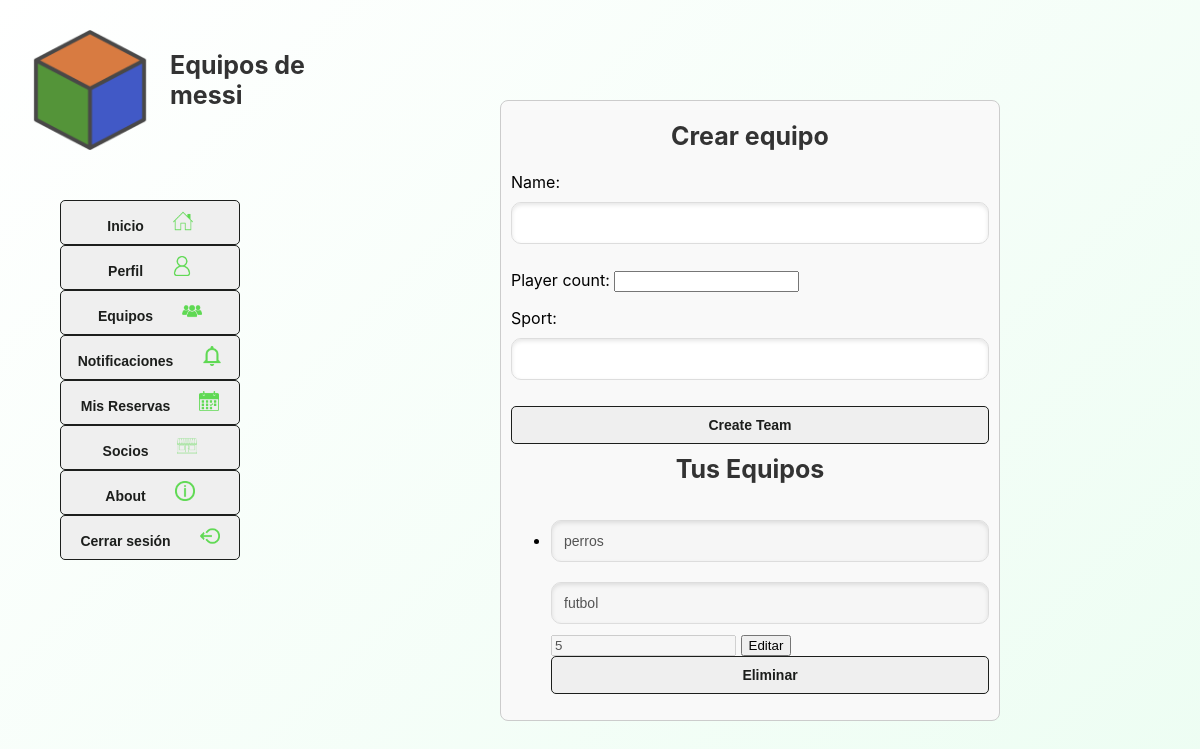
Page /teams/ (signed in) on the committed database.
### users/models.py (models this page shows, shortened)
class User(AbstractBaseUser, PermissionsMixin):
    email = models.EmailField(unique=True)
    is_active = models.BooleanField(default=True)
    is_staff = models.BooleanField(default=False)
    """Avoid multiple users models creations for each role, simplyfing code mantenance differentiating
    users behavior and autorization."""
    ROLES = (
        ("Customer", "Customer"),
        ("Provider", "Provider"),
    )
    email = models.EmailField(unique=True, max_length=255, verbose_name="email")
    username = models.CharField(unique=True, max_length=150, verbose_name="username")
    password = models.CharField(max_length=128, verbose_name="password")
    first_name = models.CharField(max_length=50, verbose_name="first name")
    last_name = models.CharField(max_length=50, verbose_name="last name")
    birthdate = models.DateField(blank=True, null=True, verbose_name="birthdate")
    country = models.CharField(max_length=50, blank=True, null=True)
    city = models.CharField(max_length=50, verbose_name="city")
    postal_code = models.CharField(max_length=20, blank=True, null=True, verbose_name="postal code")
    address = models.TextField(blank=True, null=True, verbose_name="address")
    phone_number = models.CharField(max_length=15, blank=True, null=True, verbose_name="phone number")
    role = models.CharField(max_length=10, choices=ROLES, default="Customer")
    created_at = models.DateTimeField(default=now)
    updated_at = models.DateTimeField(auto_now=True)
    deleted_at = models.DateTimeField(blank=True, null=True)
    is_active = models.BooleanField(default=True)
    is_staff = models.BooleanField(default=False)
    is_superuser = models.BooleanField(default=False)
    objects = UserManager()
    USERNAME_FIELD = "username"
    REQUIRED_FIELDS = ["email", "first_name", "last_name"]

class Team(models.Model):
    user = models.ForeignKey(User, on_delete=models.CASCADE)
    name = models.CharField(max_length=255)
    sport = models.CharField(max_length=100)
    player_count = models.PositiveIntegerField()

### users/views.py (the view, shortened to what this page needs)
# urls.py: path('teams/', TeamTemplateView.as_view(), name='teams'),
class TeamTemplateView(View):
    template_name = 'teams.html'
    def get(self, request):
        teams = Team.objects.filter(user=request.user)
        form = TeamForm()
        return render(request, self.template_name, {'teams': teams, 'form': form})

### users/forms.py
class TeamForm(forms.ModelForm):
    team_id = forms.CharField(widget=forms.HiddenInput(), required=False)
    class Meta:
        model = Team
        fields = ['name', 'player_count', 'sport',]

### users/templates/teams.html (shortened to what this page needs)
<!DOCTYPE html>
<html lang="en">
<head>
    {% load static %}
    {% load crispy_forms_tags %}
    <link rel="stylesheet" href="{% static 'css/styles.css' %}">
</head>
<div class = "index-top">
    <div class = "logo-img">
        <img src="{% static 'components/logo2.png' %}">
    </div>
    <div class = "titles-txt">
        <h1>Equipos de {{ user.username }}</h1>
    </div>
</div>
<div class="dashboard">
    <nav class="nav">
    <form action="{% url 'home' %}" method="post">
        <button type="submit">
            Inicio
            <img src="{% static 'components/home.png' %}" alt="Inicio" class="home-icon">
        </button>
    </form>
    <form action="{% url 'profile' %}" method="post">
        <button type="submit">
            Perfil
            <img src="{% static 'components/profile.png' %}" alt="Perfil" class="profile-icon">
        </button>
    </form>
    <form action="{% url 'teams' %}" method="post">
        <button type="submit">
            Equipos
            <img src="{% static 'components/teams.png' %}" alt="Equipos" class="teams-icon">
        </button>
    </form>
    <form action="{% url 'notifications' %}" method="post">
        <button type="submit">
            Notificaciones
            <img src="{% static 'components/notifications.png' %}" alt="Notificaciones" class="notifications-icon">
        </button>
    </form>
    <form action="{% url 'mybookings' %}" method="post">
        <button type="submit">
            Mis Reservas
            <img src="{% static 'components/mybookings.png' %}" alt="Mis Reservas" class="mybookings-icon">
        </button>
    </form>
    <form action="{% url 'partnership' %}" method="post">
        <button type="submit">
            Socios
            <img src="{% static 'components/partnership.png' %}" alt="Socios" class="partnership-icon">
        </button>
    </form>
    <form action="{% url 'about' %}" method="post">
        <button type="submit">
            About
            <img src="{% static 'components/about.png' %}" alt="About" class="about-icon">
        </button>
    </form>
    <form action="{% url 'logout' %}" method="post">
        <button type="submit">
            Cerrar sesión
            <img src="{% static 'components/logout.png' %}" alt="Cerrar sesión" class="logout-icon">
        </button>
    </form>
    </nav>
</div>
<body>
    <div class="teams-container">
        <h2 class="create-team">Crear equipo</h1>
        <form method="post" action="{% url 'teams' %}" class="team-form">
            {{ form.as_p }}
            <button type="submit" name="create_team">Create Team</button>
        </form>
        <h2>Tus Equipos</h2>
        <ul>
            {% for team in teams %}
                <li>
                    <form method="post" style="display:inline;">
                        <input type="text" id="name-{{ team.id }}" name="name" value="{{ team.name }}" disabled>
                        <input type="text" id="sport-{{ team.id }}" name="sport" value="{{ team.sport }}" disabled>
                        <input type="number" id="player_count-{{ team.id }}" name="player_count" value="{{ team.player_count }}" disabled>
                        <button type="button" onclick="enableEdit('{{ team.id }}')">Editar</button>
                        <button type="submit" name="delete_team">Eliminar</button>
                    </form>
                </li>
            {% endfor %}
        </ul>
    </div>
</body>
</html>

### users/static/css/styles.css (style rules this page uses)
body { background: linear-gradient(135deg, rgb(255, 255, 255), rgba(76, 239, 133, 0.1)); margin: 0; font-family: 'Inter', 'Gill Sans MT', 'Trebuchet MS', sans-serif; display: flex; flex-direction: column; min-height: 100vh; }
.index-top { display: flex; flex-direction: row; justify-content: center; padding: 10px; align-items: left; width: 300px; height: 100px; margin-top: 10px; margin-bottom: 10px; margin-left: 10px; margin-right: 10px; }
.index-top .titles-txt { display: flex; flex-direction: column; justify-content: center; align-items: left; width: 100%; height: 100px; margin-top: 10px; margin-bottom: 10px; margin-left: 10px; margin-right: 10px; position: relative; }
.titles-txt h1 { font-family: 'Inter', 'Gill Sans MT', 'Trebuchet MS', sans-serif; font-size: 25px; color: #333; text-align: left; margin-top: 30px; margin-bottom: 30px; width: 100%; height: 85px; font-weight: bold; }
.logo-img { display: flex; justify-content: center; align-items: center; flex-direction: column; width: 120px; height: 120px; border-radius: 0%; overflow: visible; margin-top: 10px; margin-bottom: 10px; margin-left: 10px; margin-right: 10px; }
.logo-img img { width: 120px; height: 120px; object-fit: cover; transition: transform 0.3s ease; }
.dashboard { display: flex; justify-content: left; align-items: left; flex-direction: column; width: 100%; max-width: 180px; height: 100%; max-height: 600px; border-radius: 0%; margin-top: 30px; margin-bottom: 30px; margin-left: 30px; margin-right: 30px; }
.nav { display: flex; justify-content: left; align-items: left; flex-direction: column; width: 100%; max-width: 180px; height: 100%; max-height: 600px; border-radius: 0%; margin-top: 30px; margin-bottom: 30px; margin-left: 30px; margin-right: 30px; z-index: 1; }
.home-icon { width: 20px; height: 20px; margin-left: 25px; align-self: center; }
.profile-icon { width: 20px; height: 20px; margin-left: 25px; align-self: center; }
.teams-icon { width: 20px; height: 20px; margin-left: 25px; align-self: center; }
.notifications-icon { width: 20px; height: 20px; margin-left: 25px; align-self: center; }
.mybookings-icon { width: 20px; height: 20px; margin-left: 25px; align-self: center; }
.partnership-icon { width: 20px; height: 20px; margin-left: 25px; align-self: center; }
.about-icon { width: 20px; height: 20px; margin-left: 25px; align-self: center; }
.logout-icon { width: 20px; height: 20px; margin-left: 25px; align-self: center; }
.teams-container { display: flex; flex-direction: column; justify-content: center; justify-items: center; align-items: left; width: 500px; padding: 10px; box-sizing: border-box; border: 1px solid #ccc; border-radius: 8px; background-color: #f9f9f9; position: relative; margin-left: 500px; margin-top: -520px; }
.create-team { margin-bottom: 5px; }
.team-form { margin-top: 0x; }
.titles-txt { display: flex; font-family: 'Inter', 'Gill Sans MT', 'Trebuchet MS', sans-serif; flex-direction: column; justify-content: center; align-items: left; width: 100%; height: 100px; margin-top: 10px; margin-bottom: 10px; margin-left: 10px; margin-right: 10px; }
h1 { font-family: 'Inter', 'Gill Sans MT', 'Trebuchet MS', sans-serif; font-size: 25px; color: #333; text-align: left; margin-top: 30px; margin-bottom: 30px; height: 100px; width: 100%; }
h2 { font-family: 'Inter', 'Gill Sans MT', 'Trebuchet MS', sans-serif; font-size: 25px; color: #333; text-align: center; margin-top: 10px; margin-bottom: 10px; }
button[type="submit"] { width: 100%; padding-bottom: 10px; padding-top: 10px; margin: 0px 0; background-color: none; color: #1c1e1c; border: 0.5px solid #1c1e1c; border-radius: 5px; cursor: pointer; font-size: 14px; font-weight: bold; transition: background-color 0.3s ease, transform 0.2s ease; align-content: center; }
input[type="text"], input[type="email"], input[type="password"] { width: 100%; padding: 12px; margin: 10px 0; border: 1px solid #ddd; border-radius: 10px; box-shadow: inset 0 2px 4px rgba(0, 0, 0, 0.1); transition: box-shadow 0.3s ease, border-color 0.3s ease; box-sizing: border-box; text-align: left; font-size: 14px; }

### rows in the picture
User: username "messi"
Team: name "perros", sport "futbol", player_count "5"
